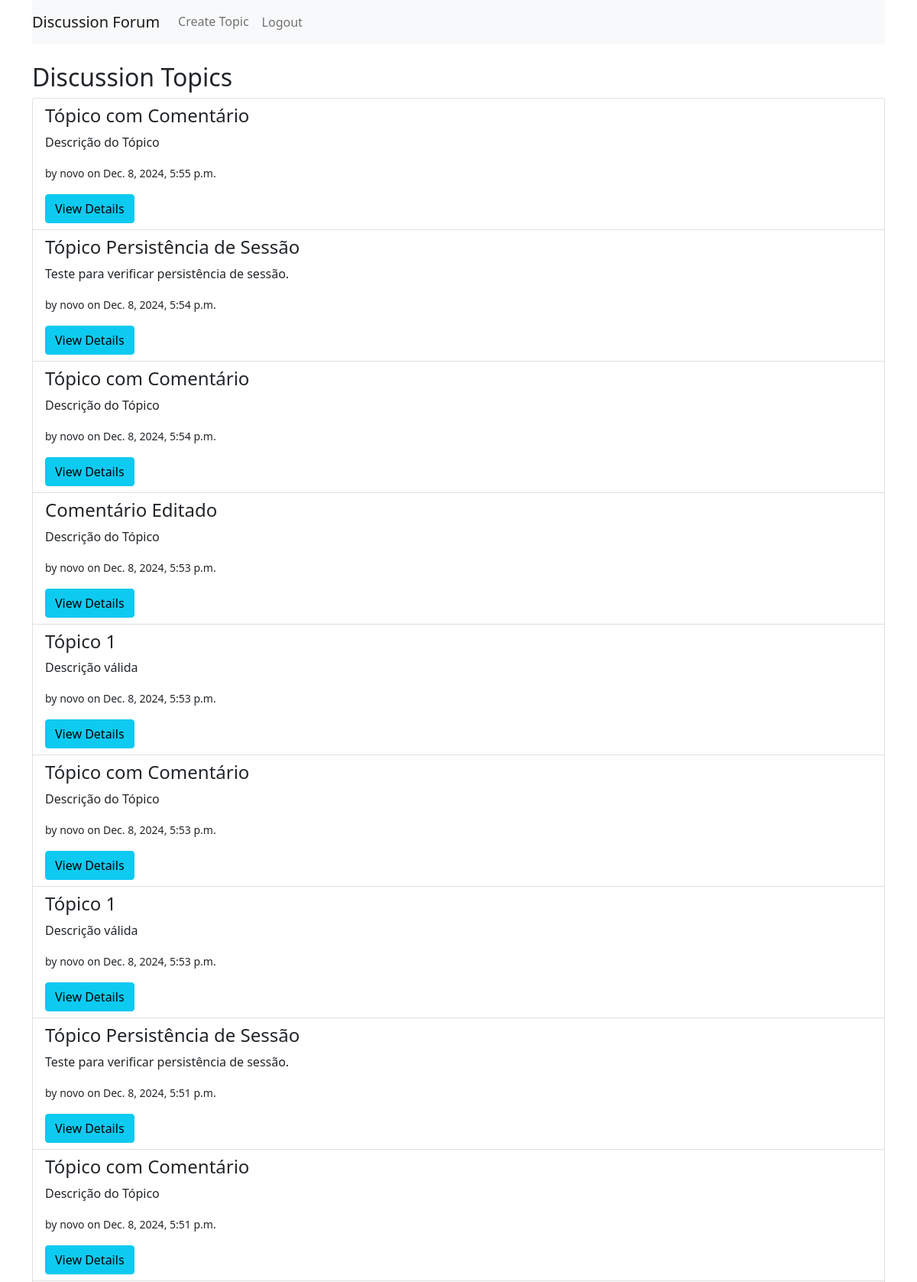
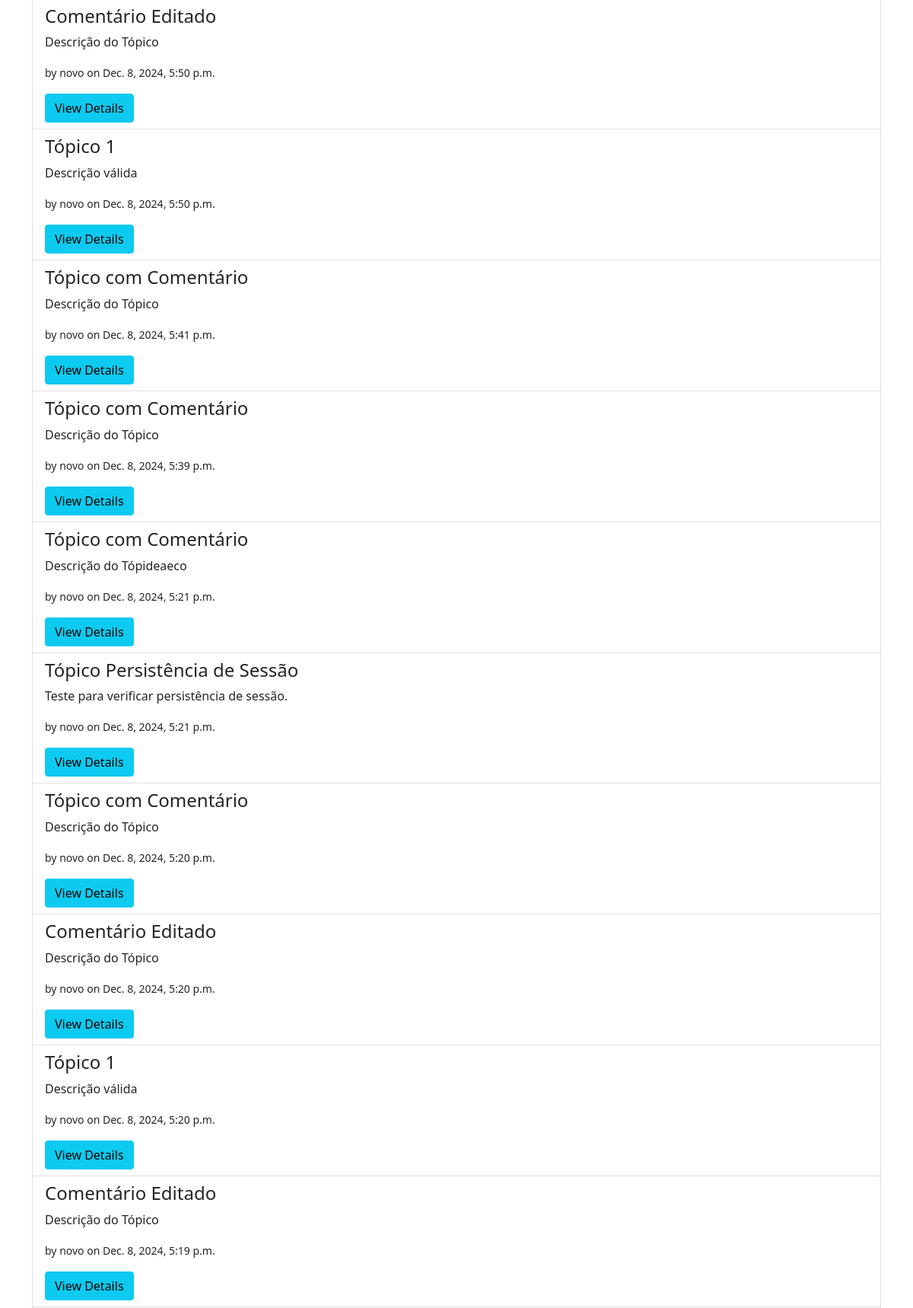
The page /polls/ (signed in, upper part) on the database its author committed (2 pictures, top to bottom).
### polls/models.py (models this page shows, shortened)
class Topic(models.Model):
    title = models.CharField(max_length=200)
    description = models.TextField()
    author = models.ForeignKey(User, on_delete=models.CASCADE)
    created_at = models.DateTimeField(auto_now_add=True)

### polls/views.py (the view)
# urls.py: path('', views.index, name="index"),  # Página inicial com a listagem de tópicos
@login_required(login_url='/polls/login/')  # Redireciona para o login se não autenticado
def index(request):
    topics_list = Topic.objects.all().order_by('-created_at')  # Lista de tópicos ordenados pela data de criação
    return render(request, 'polls/index.html', {'topics': topics_list})

### polls/templates/polls/index.html (shortened to what this page needs)
<!DOCTYPE html>
<html>
<head>
    <link rel="stylesheet" href="https://cdn.jsdelivr.net/npm/bootstrap@5.1.3/dist/css/bootstrap.min.css">
</head>
<body>
    <div class="container">
        <nav class="navbar navbar-expand-lg navbar-light bg-light">
            <a class="navbar-brand" href="{% url 'index' %}">Discussion Forum</a>
            <div class="navbar-nav">
                <a class="nav-item nav-link" href="{% url 'create_topic' %}">Create Topic</a>
                <form method="POST" action="{% url 'logout' %}" style="display: inline;">
                    <button type="submit" class="nav-item nav-link btn btn-link">Logout</button>
                </form>
            </div>
        </nav>
        <h2 class="mt-4">Discussion Topics</h2>
        <ul class="list-group">
            {% for topic in topics %}
                <li class="list-group-item">
                    <h4>{{ topic.title }}</h4>
                    <p>{{ topic.description }}</p>
                    <p><small>by {{ topic.author.username }} on {{ topic.created_at }}</small></p>
                    <a href="{% url 'topic_detail' topic.id %}" class="btn btn-info">View Details</a>
                </li>
            {% empty %}
                <li class="list-group-item">No topics available.</li>
            {% endfor %}
        </ul>
    </div>
</body>
</html>

### rows shown on the page
Topic: title "Tópico com Comentário", description "Descrição do Tópico", author.username "novo", created_at "Dec. 8, 2024, 5:55 p.m."
Topic: title "Tópico Persistência de Sessão", description "Teste para verificar persistência de sessão.", author.username "novo", created_at "Dec. 8, 2024, 5:54 p.m."
Topic: title "Tópico com Comentário", description "Descrição do Tópico", author.username "novo", created_at "Dec. 8, 2024, 5:54 p.m."
Topic: title "Comentário Editado", description "Descrição do Tópico", author.username "novo", created_at "Dec. 8, 2024, 5:53 p.m."
Topic: title "Tópico 1", description "Descrição válida", author.username "novo", created_at "Dec. 8, 2024, 5:53 p.m."
Topic: title "Tópico com Comentário", description "Descrição do Tópico", author.username "novo", created_at "Dec. 8, 2024, 5:53 p.m."
Topic: title "Tópico 1", description "Descrição válida", author.username "novo", created_at "Dec. 8, 2024, 5:53 p.m."
Topic: title "Tópico Persistência de Sessão", description "Teste para verificar persistência de sessão.", author.username "novo", created_at "Dec. 8, 2024, 5:51 p.m."
Topic: title "Tópico com Comentário", description "Descrição do Tópico", author.username "novo", created_at "Dec. 8, 2024, 5:51 p.m."
Topic: title "Comentário Editado", description "Descrição do Tópico", author.username "novo", created_at "Dec. 8, 2024, 5:50 p.m."
Topic: title "Tópico 1", description "Descrição válida", author.username "novo", created_at "Dec. 8, 2024, 5:50 p.m."
Topic: title "Tópico com Comentário", description "Descrição do Tópico", author.username "novo", created_at "Dec. 8, 2024, 5:41 p.m."
Topic: title "Tópico com Comentário", description "Descrição do Tópico", author.username "novo", created_at "Dec. 8, 2024, 5:39 p.m."
Topic: title "Tópico com Comentário", description "Descrição do Tópideaeco", author.username "novo", created_at "Dec. 8, 2024, 5:21 p.m."
Topic: title "Tópico Persistência de Sessão", description "Teste para verificar persistência de sessão.", author.username "novo", created_at "Dec. 8, 2024, 5:21 p.m."
Topic: title "Tópico com Comentário", description "Descrição do Tópico", author.username "novo", created_at "Dec. 8, 2024, 5:20 p.m."
Topic: title "Comentário Editado", description "Descrição do Tópico", author.username "novo", created_at "Dec. 8, 2024, 5:20 p.m."
Topic: title "Tópico 1", description "Descrição válida", author.username "novo", created_at "Dec. 8, 2024, 5:20 p.m."
Topic: title "Comentário Editado", description "Descrição do Tópico", author.username "novo", created_at "Dec. 8, 2024, 5:19 p.m."
